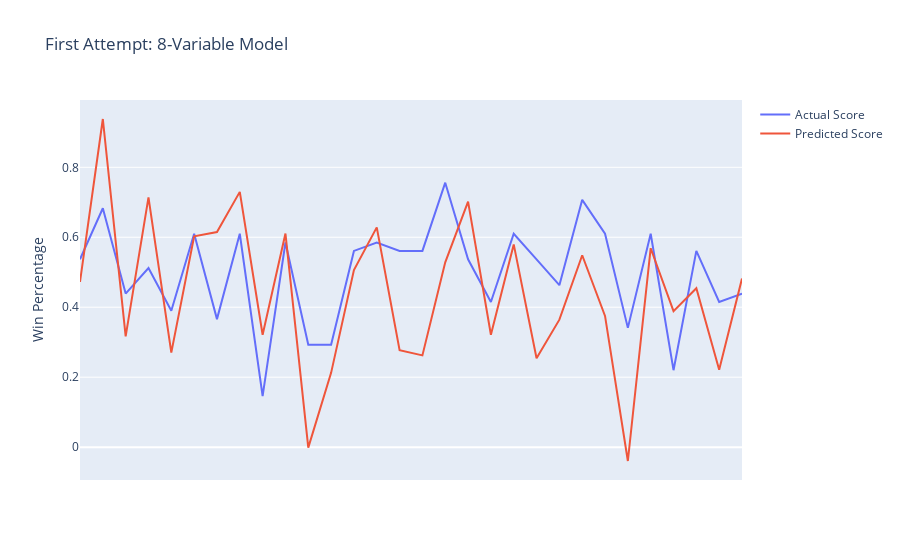

Notebook code for this chart:
### Code cell
fig = make_subplots(rows = 1, cols = 1)
fig.add_trace(go.Scatter(x = [i for i in range(len(data22["W/L%"]))], y = data22["W/L%"], name = "Actual Score"))
fig.add_trace(go.Scatter(x = [i for i in range(len(data22["W/L%"]))], y = y, name = "Predicted Score"))
fig.update_layout(title = "First Attempt: 8-Variable Model")
fig.update_yaxes(title = "Win Percentage")
fig.update_xaxes(visible = False, showgrid = False, zeroline = False)

### Figure 1 — Plotly figure (JSON) as saved in the notebook; plotly's stock layout.template omitted (floating-point values rounded to 4 significant figures)
{"data": [{"name": "Actual Score", "type": "scatter", "x": [0, 1, 2, 3, 4, 5, 6, 7, 8, 9, 10, 11, 12, 13, 14, 15, 16, 17, 18, 19, 20, 21, 22, 23, 24, 25, 26, 27, 28, 29], "y": [0.537, 0.683, 0.439, 0.512, 0.39, 0.61, 0.366, 0.61, 0.146, 0.585, 0.293, 0.293, 0.561, 0.585, 0.561, 0.561, 0.756, 0.537, 0.415, 0.61, 0.537, 0.463, 0.707, 0.61, 0.341, 0.61, 0.22, 0.561, 0.415, 0.439]}, {"name": "Predicted Score", "type": "scatter", "x": [0, 1, 2, 3, 4, 5, 6, 7, 8, 9, 10, 11, 12, 13, 14, 15, 16, 17, 18, 19, 20, 21, 22, 23, 24, 25, 26, 27, 28, 29], "y": [0.4723, 0.9381, 0.3166, 0.7142, 0.2701, 0.6025, 0.615, 0.7297, 0.3213, 0.6105, -0.001317, 0.2124, 0.506, 0.6283, 0.2773, 0.2623, 0.5282, 0.7019, 0.3213, 0.5796, 0.2543, 0.3645, 0.5486, 0.3752, -0.03956, 0.5686, 0.3886, 0.4543, 0.2213, 0.4819]}], "layout": {"title": {"text": "First Attempt: 8-Variable Model"}, "xaxis": {"anchor": "y", "domain": [0, 1], "showgrid": false, "visible": false, "zeroline": false}, "yaxis": {"anchor": "x", "domain": [0, 1], "title": {"text": "Win Percentage"}}}}
